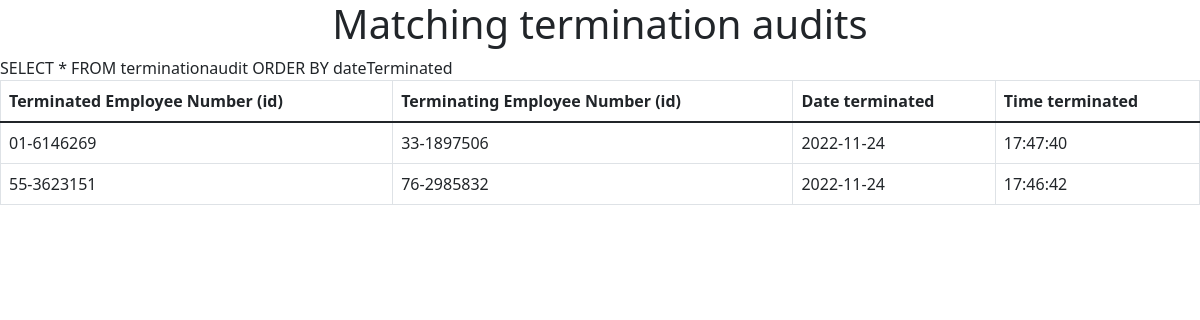
Screenshot of /showTerminationAudit.php with the database file from the repository.
### tables this page shows
CREATE TABLE `terminationaudit` (
  `terminatedEmpNumber` varchar(20) NOT NULL,
  `terminatingEmpNumber` varchar(20) DEFAULT NULL,
  `dateTerminated` date NOT NULL,
  `timeTerminated` time NOT NULL
);

### formatAuditsAsTable.php (the view)
<?php
function formatEmployeeAsTable($stmt)
{
    echo ("
    <table class='employees_table table table-bordered table-hover'>
    <thead>
        <th>Terminated Employee Number (id)</th>
        <th>Terminating Employee Number (id)</th>
        <th>Date terminated</th>
        <th>Time terminated</th>
    </thead>
    <tbody class='table-group-divider'>
    ");
    while ($data = $stmt->fetch(PDO::FETCH_ASSOC)) {
        echo ("<tr>");
        foreach ($data as $key => $val) {
            echo ("<td>" . $val . "</td>");
        }
        echo ("</tr>");
    }
    echo ("</tbody></table>");
}
?>

### showTerminationAudit.php (shortened to what this page needs)
<?php
$pdo = new pdo('mysql:host=localhost', 'root', '123qweasdzxc');
$pdo->setAttribute(PDO::ATTR_ERRMODE, PDO::ERRMODE_WARNING);
$pdo->exec("USE kilburnazon");
include("formatAuditsAsTable.php");
function searchAudits(){
    global $pdo;
    $sql = "
    SELECT * FROM terminationaudit
    ";
    $params = [];
    $sql = $sql." ORDER BY dateTerminated ";
    echo $sql;
    $stmt = $pdo->prepare($sql);
    $stmt->execute($params);
    formatEmployeeAsTable($stmt);
}
?>
<!DOCTYPE html>
<html lang="en">
<head>
    <link href="https://cdn.jsdelivr.net/npm/bootstrap@5.2.2/dist/css/bootstrap.min.css" rel="stylesheet"
>
</head>
<body>
    <h1 style="text-align:center">Matching termination audits</h1>
    <?php
        searchAudits();
    ?>
</body>
</html>

### rows the page displays
terminationaudit: terminatedEmpNumber "01-6146269", terminatingEmpNumber "33-1897506", dateTerminated "2022-11-24", timeTerminated "17:47:40"
terminationaudit: terminatedEmpNumber "55-3623151", terminatingEmpNumber "76-2985832", dateTerminated "2022-11-24", timeTerminated "17:46:42"

### other values shown
$sql "SELECT * FROM terminationaudit ORDER BY dateTerminated"
